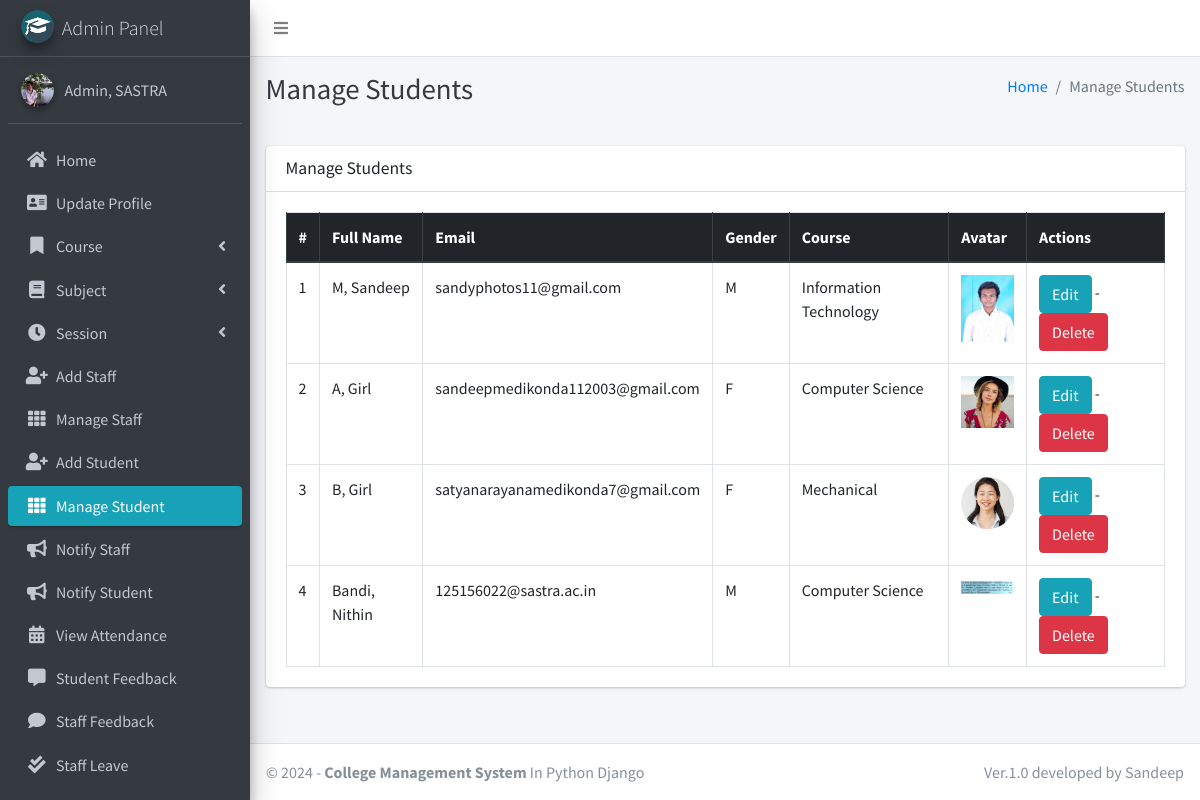
Page /student/manage/ (signed in) on the committed database.
### main_app/models.py (models this page shows, shortened)
class CustomUser(AbstractUser):
    USER_TYPE = ((1, "HOD"), (2, "Staff"), (3, "Student"))
    GENDER = [("M", "Male"), ("F", "Female")]
    username = None  # Removed username, using email instead
    email = models.EmailField(unique=True)
    user_type = models.CharField(default=1, choices=USER_TYPE, max_length=1)
    gender = models.CharField(max_length=1, choices=GENDER)
    profile_pic = models.ImageField()
    address = models.TextField()
    fcm_token = models.TextField(default="")  # For firebase notifications
    created_at = models.DateTimeField(auto_now_add=True)
    updated_at = models.DateTimeField(auto_now=True)
    USERNAME_FIELD = "email"
    REQUIRED_FIELDS = []
    objects = CustomUserManager()
    def __str__(self):
        return self.last_name + ", " + self.first_name

class Student(models.Model):
    admin = models.OneToOneField(CustomUser, on_delete=models.CASCADE)
    course = models.ForeignKey(Course, on_delete=models.DO_NOTHING, null=True, blank=False)
    session = models.ForeignKey(Session, on_delete=models.DO_NOTHING, null=True)

class Course(models.Model):
    name = models.CharField(max_length=120)
    created_at = models.DateTimeField(auto_now_add=True)
    updated_at = models.DateTimeField(auto_now=True)

### main_app/hod_views.py (the view)
# urls.py: path("student/manage/", hod_views.manage_student, name='manage_student'),
def manage_student(request):
    students = CustomUser.objects.filter(user_type=3)
    context = {
        'students': students,
        'page_title': 'Manage Students'
    }
    return render(request, "hod_template/manage_student.html", context)

### main_app/templates/hod_template/manage_student.html
{% extends 'main_app/base.html' %}
{% load static %}
{% block page_title %}{{page_title}}{% endblock page_title %}
{% block content %}
<section class="content">
    <div class="container-fluid">
        <div class="row">
            <div class="col-md-12">
                <div class="card">
                    <div class="card-header">
                        <h3 class="card-title">{{page_title}}</h3>
                    </div>
                    <div class="card-body">
                        <table id="example2" class="table table-bordered table-hover">
                            <thead class="thead-dark">
                                <tr>
                                    <th>#</th>
                                    <th>Full Name</th>
                                    <th>Email</th>
                                    <th>Gender</th>
                                    <th>Course</th>
                                    <th>Avatar</th>
                                    <th>Actions</th>
                                </tr>
                            </thead>
                            <tbody>
                                {% for student in students %}
                                <tr>
                                    <td>{{ forloop.counter }}</td>
                                    <td>{{student.last_name}}, {{student.first_name}}</td>
                                    <td>{{student.email}}</td>
                                    <td>{{student.gender}}</td>
                                    <td>{{student.student.course.name}}</td>
                                    <td>
                                        {% if student.profile_pic == ""  %}
                                        No Image
                                        {% else %}
                                        <img class="img img-fluid mb-2" height="56" width="56"
                                            src="{{student.profile_pic}}" alt="">
                                        {% endif %}
                                    </td>
                                    <td><a href="{% url 'edit_student' student.student.id %}" class="btn btn-info">Edit</a> -
                                        <a href="{% url 'delete_student' student.student.id %}" class="btn btn-danger" onclick="return confirm('Are you sure about this ?')">Delete</a>
                                    </td>
                                </tr>
                                {% endfor %}
                            </tbody>
                        </table>
                    </div>
                </div>
            </div>
        </div>
    </div>
</section>
{% endblock content %}

### main_app/templates/main_app/sidebar_template.html (shortened to what this page needs)
{% load static %}
<aside class="main-sidebar sidebar-dark-info elevation-4">
    {% if request.user.user_type == '1' %}
    <a href="{% url 'admin_home' %}" class="brand-link">
        <img src="{% static 'dist/img/cmsl.png' %} " alt="AdminLTE Logo"
            class="brand-image img-circle elevation-3" >
        <span class="brand-text font-weight-light">Admin Panel</span>
    </a>
    <div class="sidebar">
        <div class="user-panel mt-3 pb-3 mb-3 d-flex">
            <div class="image">
                <img src="{{ request.user.profile_pic}}" class="img-circle elevation-2" alt="User Image">
            </div>
            <div class="info">
                <a href="#" class="d-block">{{user}}</a>
            </div>
        </div>
        <nav class="mt-2">
            <ul class="nav nav-pills nav-sidebar flex-column" data-widget="treeview" role="menu" data-accordion="false">
                <li class="nav-item">
                    {% url 'admin_home' as admin_home %}
                    <a href="{{admin_home}}" class="nav-link {% if admin_home == request.path %} active {% endif %}">
                        <i class="nav-icon fas fa-home"></i>
                        <p>
                            Home
                        </p>
                    </a>
                </li>
                <li class="nav-item">
                    {% url 'admin_view_profile' as admin_view_profile %}
                    <a href="{{admin_view_profile}}"
                        class="nav-link {% if admin_view_profile == request.path %} active {% endif %}">
                        <i class="nav-icon fas fa-address-card"></i>
                        <p>
                            Update Profile
                        </p>
                    </a>
                </li>
                <li class="nav-item has-treeview">
                    <a href="#" class="nav-link">
                        <i class="nav-icon fas fa-bookmark"></i>
                        <p>
                            Course
                            <i class="fas fa-angle-left right"></i>
                        </p>
                    </a>
                </li>
                <li class="nav-item has-treeview">
                    <a href="#" class="nav-link">
                        <i class="nav-icon fas fa-book"></i>
                        <p>
                            Subject
                            <i class="fas fa-angle-left right"></i>
                        </p>
                    </a>
                </li>
                <li class="nav-item has-treeview">
                    <a href="#" class="nav-link">
                        <i class="nav-icon fas fa-clock"></i>
                        <p>
                            Session
                            <i class="fas fa-angle-left right"></i>
                        </p>
                    </a>
                </li>
                <li class="nav-item">
                    {% url 'add_staff' as add_staff %}
                    <a href="{{add_staff}}" class="nav-link {% if add_staff == request.path %} active {% endif %}">
                        <i class="nav-icon fas fa-user-plus"></i>
                        <p>
                            Add Staff
                        </p>
                    </a>
                </li>
                <li class="nav-item">
                    {% url 'manage_staff' as manage_staff %}
                    {% url 'edit_staff' staff_id as edit_staff %}
                    <a href="{{manage_staff}}"
                        class="nav-link {% if manage_staff == request.path or request.path == edit_staff %} active {% endif %}">
                        <i class="nav-icon fas fa-th"></i>
                        <p>
                            Manage Staff
                        </p>
                    </a>
                </li>
                <li class="nav-item">
                    {% url 'add_student' as add_student%}
                    <a href="{{add_student}}" class="nav-link  {% if add_student == request.path %} active {% endif %}">
                        <i class="nav-icon fas fa-user-plus"></i>
                        <p>
                            Add Student
                        </p>
                    </a>
                </li>
                <li class="nav-item">
                    {% url 'manage_student' as manage_student %}
                    {% url 'edit_student' student_id as edit_student %}
                    <a href="{{manage_student}}"
                        class="nav-link  {% if edit_student == request.path or manage_student == request.path %} active {% endif %}">
                        <i class="nav-icon fas fa-th"></i>
                        <p>
                            Manage Student
                        </p>
                    </a>
                </li>
                <li class="nav-item">
                    {% url 'admin_notify_staff' as admin_notify_staff %}
                    <a href="{{admin_notify_staff}}"
                        class="nav-link {% if admin_notify_staff == request.path %} active {% endif %}">
                        <i class="nav-icon fas fa-bullhorn"></i>
                        <p>
                            Notify Staff
                        </p>
                    </a>
                </li>
                <li class="nav-item">
                    {% url 'admin_notify_student' as admin_notify_student %}
                    <a href="{{admin_notify_student}}"
                        class="nav-link {% if admin_notify_student == request.path %} active {% endif %}">
                        <i class="nav-icon fas fa-bullhorn"></i>
                        <p>
                            Notify Student
                        </p>
                    </a>
                </li>
                <li class="nav-item">
                    {% url 'admin_view_attendance' as admin_view_attendance %}
                <li class="nav-item">
                    <a href="{{admin_view_attendance}}"
                        class="nav-link  {% if admin_view_attendance == request.path %} active {% endif %}">
                        <i class="nav-icon fas fa-calendar-alt"></i>
                        <p>
                            View Attendance
                        </p>
                    </a>
                </li>
                <li class="nav-item">
                    {% url 'student_feedback_message' as student_feedback_message %}
                    <a href="{{ student_feedback_message }}"
                        class="nav-link  {% if student_feedback_message == request.path %} active {% endif %}">
                        <i class="nav-icon fas fa-comment-alt"></i>
                        <p>
                            Student Feedback
                        </p>
                    </a>
                </li>
                <li class="nav-item">
                    {% url 'staff_feedback_message' as staff_feedback_message %}
                    <a href="{{staff_feedback_message}}"
                        class="nav-link   {% if staff_feedback_message == request.path %} active {% endif %}">
                        <i class="nav-icon fas fa-comment"></i>
                        <p>
                            Staff Feedback
                        </p>
                    </a>
                </li>
                <li class="nav-item">
                    {% url 'view_staff_leave' as view_staff_leave %}
                    <a href="{{view_staff_leave}}"
                        class="nav-link  {% if view_staff_leave == request.path %} active {% endif %}">
                        <i class="nav-icon fas fa-check-double"></i>
                        <p>
                            Staff Leave
                        </p>
                    </a>
                </li>
                <li class="nav-item">
                    {% url 'view_student_leave' as view_student_leave %}
                    <a href="{% url 'view_student_leave' %}"
                        class="nav-link  {% if view_student_leave == request.path %} active {% endif %}">
                    </a>
                </li>
                                        {% endif %}
                                    </ul>
                                </nav>
                            </div>
</aside>

### rows in the picture
CustomUser: user.profile_pic (picture), last_name+first_name "Admin, SASTRA"
CustomUser: last_name "M", first_name "Sandeep", email "sandyphotos11@gmail.com", gender "M", student.course.name "Information Technology", shows a picture
CustomUser: last_name "A", first_name "Girl", email "sandeepmedikonda112003@gmail.com", gender "F", student.course.name "Computer Science", profile_pic (picture)
CustomUser: last_name "B", first_name "Girl", email "satyanarayanamedikonda7@gmail.com", gender "F", student.course.name "Mechanical", profile_pic (picture)
CustomUser: last_name "Bandi", first_name "Nithin", email "125156022@sastra.ac.in", gender "M", student.course.name "Computer Science", profile_pic (picture)

### other values in the picture
{{ page_title }} "Manage Students"
